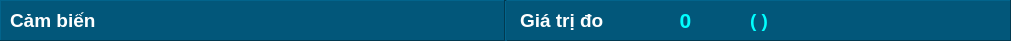
   <widget class="QFrame" name="frame">
    <property name="geometry">
     <rect>
      <x>0</x>
      <y>0</y>
      <width>1011</width>
      <height>41</height>
     </rect>
    </property>
    <property name="styleSheet">
     <string notr="true">background-color: rgb(2,87, 122);</string>
    </property>
    <property name="frameShape">
     <enum>QFrame::Panel</enum>
    </property>
    <property name="frameShadow">
     <enum>QFrame::Raised</enum>
    </property>
    <widget class="QLabel" name="label_Name">
     <property name="geometry">
      <rect>
       <x>10</x>
       <y>6</y>
       <width>491</width>
       <height>28</height>
      </rect>
     </property>
     <property name="font">
      <font>
       <family>Arial</family>
       <pointsize>14</pointsize>
       <bold>true</bold>
      </font>
     </property>
     <property name="styleSheet">
      <string notr="true">color: rgb(255, 255, 255);</string>
     </property>
     <property name="text">
      <string>Cảm biến</string>
     </property>
    </widget>
    <widget class="QLabel" name="label_25">
     <property name="geometry">
      <rect>
       <x>520</x>
       <y>6</y>
       <width>91</width>
       <height>28</height>
      </rect>
     </property>
     <property name="font">
      <font>
       <pointsize>14</pointsize>
       <bold>true</bold>
      </font>
     </property>
     <property name="styleSheet">
      <string notr="true">color: rgb(255, 255, 255);</string>
     </property>
     <property name="text">
      <string>Giá trị đo</string>
     </property>
    </widget>
    <widget class="Line" name="line">
     <property name="geometry">
      <rect>
       <x>504</x>
       <y>0</y>
       <width>3</width>
       <height>41</height>
      </rect>
     </property>
     <property name="orientation">
      <enum>Qt::Vertical</enum>
     </property>
    </widget>
    <widget class="QLabel" name="label_sensorUnit">
     <property name="geometry">
      <rect>
       <x>750</x>
       <y>6</y>
       <width>81</width>
       <height>28</height>
      </rect>
     </property>
     <property name="font">
      <font>
       <pointsize>14</pointsize>
       <bold>true</bold>
      </font>
     </property>
     <property name="styleSheet">
      <string notr="true">color: rgb(0, 255, 255);</string>
     </property>
     <property name="text">
      <string>( )</string>
     </property>
    </widget>
    <widget class="QLabel" name="label_sensorValue">
     <property name="geometry">
      <rect>
       <x>630</x>
       <y>6</y>
       <width>111</width>
       <height>28</height>
      </rect>
     </property>
     <property name="font">
      <font>
       <pointsize>16</pointsize>
       <bold>true</bold>
      </font>
     </property>
     <property name="styleSheet">
      <string notr="true">color: rgb(0, 255, 255);</string>
     </property>
     <property name="text">
      <string>0</string>
     </property>
     <property name="alignment">
      <set>Qt::AlignCenter</set>
     </property>
    </widget>
   </widget>
